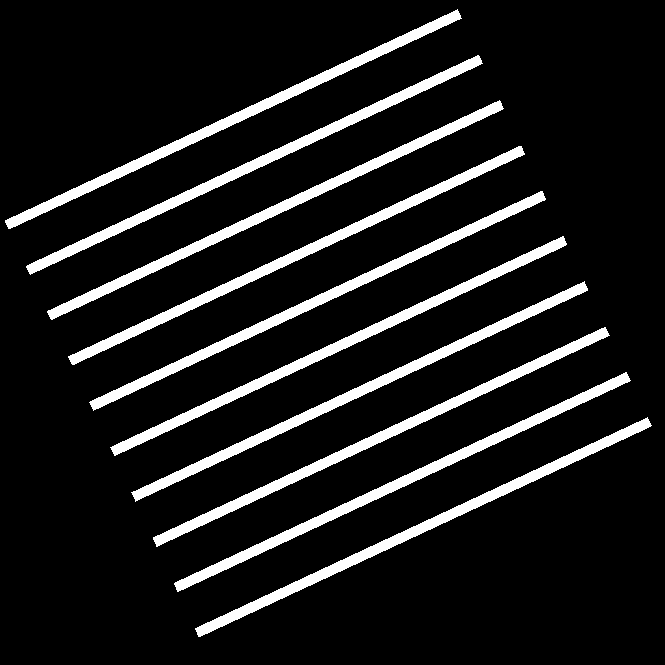
%> input picture Lab 4/Image1a.tif, 665 x 665 px
$ octave Lab4.m   (GNU Octave 9; MATLAB toolbox functions it lacks are replaced by stand-ins)
%> lines starting %> are read from the running program, lines starting %| are printed output that depends on the picture; in (x1, y1, x2, y2) boxes, pixels count from 0 and x2, y2 are one past the last pixel; in counts of white or black regions, pixels touching at a corner belong together; the program's own positions count from 1
% Part 1

Image1a = imread('Image1a.tif');
%> Image1a: size 665x665 logical; 11.3% white; 10 white regions, largest, box (x1, y1, x2, y2) and area: (153, 327, 610, 547) 5002, (47, 100, 504, 320) 5001, (89, 191, 546, 411) 5001
Image1b = imread('Image1b.tif');
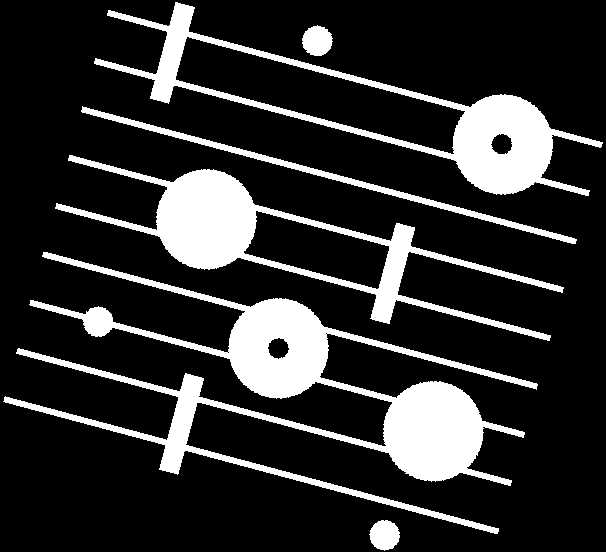
%> input picture Lab 4/Image1b.tif, 606 x 552 px
%> Image1b: size 552x606 logical; 18.4% white; 6 white regions, box (x1, y1, x2, y2) and area: (3, 252, 538, 534) 27933, (55, 155, 564, 341) 14730, (94, 2, 603, 196) 14415, (81, 106, 577, 244) 3072, (302, 25, 333, 56) 719, (369, 520, 400, 551) 715

%Hough transformation
%[H, teta, ro] = hough(Image1a, 'Rhoresolution', 5, 'Theta', -90:0.5:89.5);
[H, teta, ro] = hough(Image1b, 'Rhoresolution', 5, 'Theta', -90:0.5:89.5);
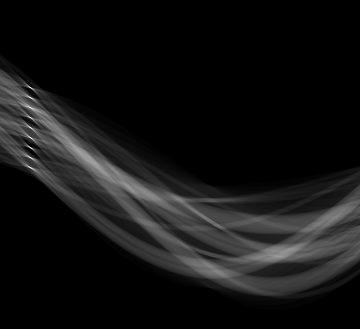
%> H: size 329x360 double; min 0, max 2435, mean 187.2; drawn with min black and max white
%> teta = 360 values from -90 to 89.5; ro = 329 values from -820 to 820

%Contrast stretching
MaxValue = max(H(:));
%> MaxValue = 2435
MinValue = min(H(:));
%> MinValue = 0

H1 = (H - MinValue)/(MaxValue - MinValue);

imshow(H1)
imwrite(H1, 'H1.png')

[r, t] = find(H == max(H(:)));
%> r = 108; t = 31
angle = teta(t)
%> angle = -75

% Image1a = imrotate(Image1a, -115, 'bicubic', 'crop');
% imshow(Image1a);
% imwrite(Image1a, 'Image1a_rotated.png')

Image1b = imrotate(Image1b, 105, 'bicubic', 'crop');
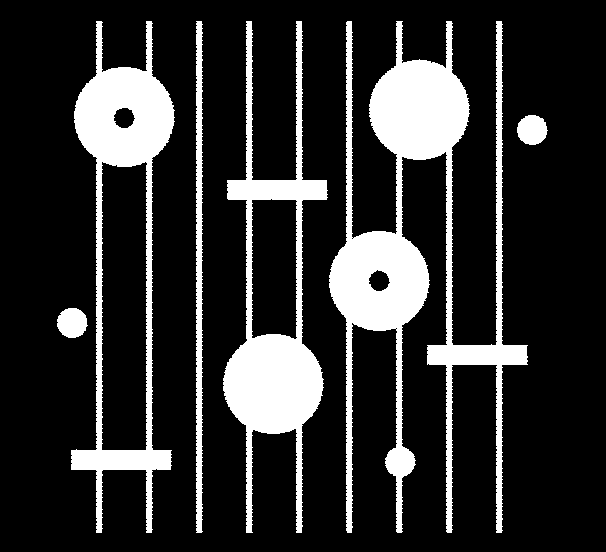
%> Image1b: size 552x606 logical; 18.4% white; 6 white regions, box (x1, y1, x2, y2) and area: (329, 21, 528, 533) 27930, (223, 21, 328, 533) 14731, (71, 21, 175, 533) 14418, (196, 21, 203, 533) 3063, (57, 308, 88, 338) 719, (517, 115, 548, 145) 717
imshow(Image1b);
imwrite(Image1b, 'Image1b_rotated.png');

%% Part 2 Morphology

Image1c = imread('Image1c.tif');
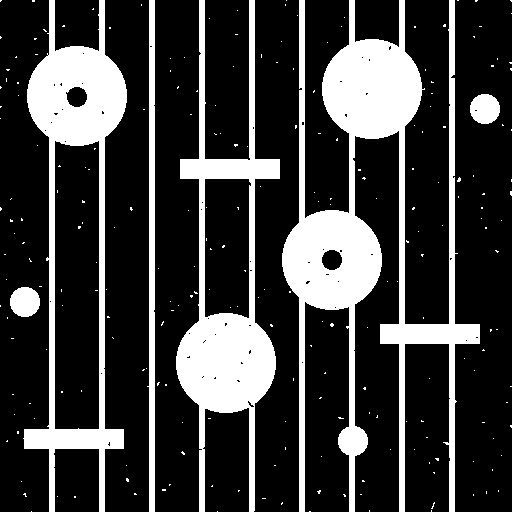
%> input picture Lab 4/Image1c.tif, 512 x 512 px
%> Image1c: size 512x512 logical; 23.7% white; 236 white regions (230 under 20 px), largest, box (x1, y1, x2, y2) and area: (282, 0, 480, 512) 27877, (176, 0, 280, 512) 14655, (23, 0, 127, 512) 14391, (147, 0, 155, 512) 3069, (10, 287, 40, 317) 717, (470, 94, 500, 124) 714
%> (the run ends here)
